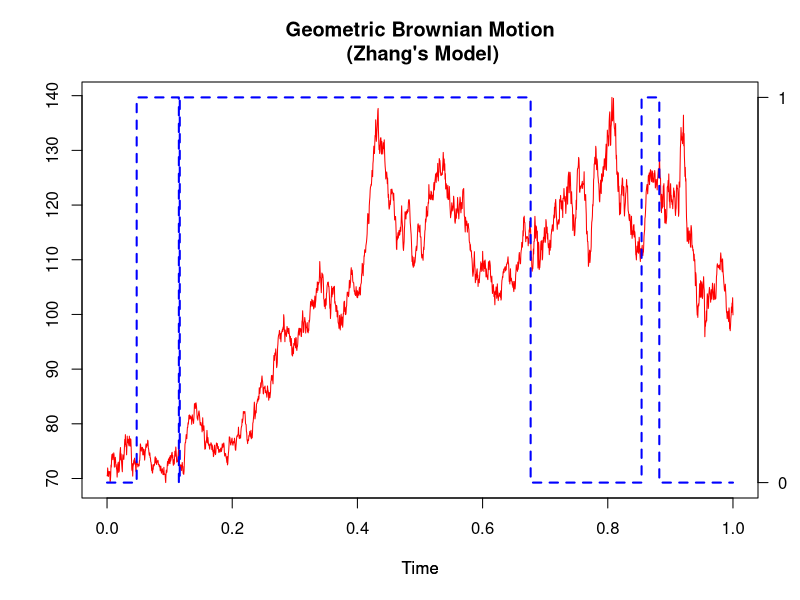

Recreate this plot in R.
library(expm)

#A WEAK TRAPEZOIDAL METHOD FOR A CLASS OF STOCHASTIC DIFFERENTIAL EQUATIONS

lambda<-c(6.04, 8.90) #alta e baixa
sigma<-c(0.44, 0.63) 
prob=0
r<-c(1.5, -1.61)
mu <- r + sigma^2/2
X0 = 70.5
p0 = c(0.5,0.5)

################## PARTE II #########################
# Fazendo os gráficos dos caminhos

N= 2**12 # number of discrete time steps
R=2
L=N/R
T=1
dt = T/N
Dt=R*dt

#set.seed(15) # Fazendo a semente ser 15 para dar sempre o mesmo caminho
time = seq(0,T,Dt)

# Euler-Maruyama:
X   = rep(0,floor(L)+1)
X[1]= X0
A   = rep(0,floor(L)+1)
A[1] = sample(c(1,2),1,prob=p0)

# TODO:
# Gerar o tempo até a primeira transição rexp(\lambd[A[1]],1)
tau <- rexp(1,lambda[A[1]])

for(j in 1:floor(L))
{
    # TODO:
    if(tau <= time[j+1]){
        if( A[j] == 1 ) A[j+1] = 2
        else            A[j+1] = 1
        tau <- tau + rexp(1,lambda[A[j+1]])
    } else {
        A[j+1] = A[j]
    }

    Winc = sqrt(Dt)*rnorm(1)    
    # SUBS PELO METODO DO TRAPEZIO 
    X[j+1]=X[j]+Dt*X[j]*mu[A[j+1]]+X[j]*Winc*sigma[A[j+1]] + 0.5*(sigma[A[j+1]]^2)*X[j]*(Winc^2- Dt)
}

# https://www.statmethods.net/advgraphs/axes.html
par(mfrow=c(1,1))
plot(time,X,main="Geometric Brownian Motion\n (Zhang's Model)",
     ylab="",xlab="Time",type="l",col="red",lwd=1)
par(new=TRUE)
plot(time,2-A,ylab="",xlab="Time",type="s",lty=2,col="blue",lwd=2,axes=FALSE)
axis(4, at=c(0,1),las=1)
